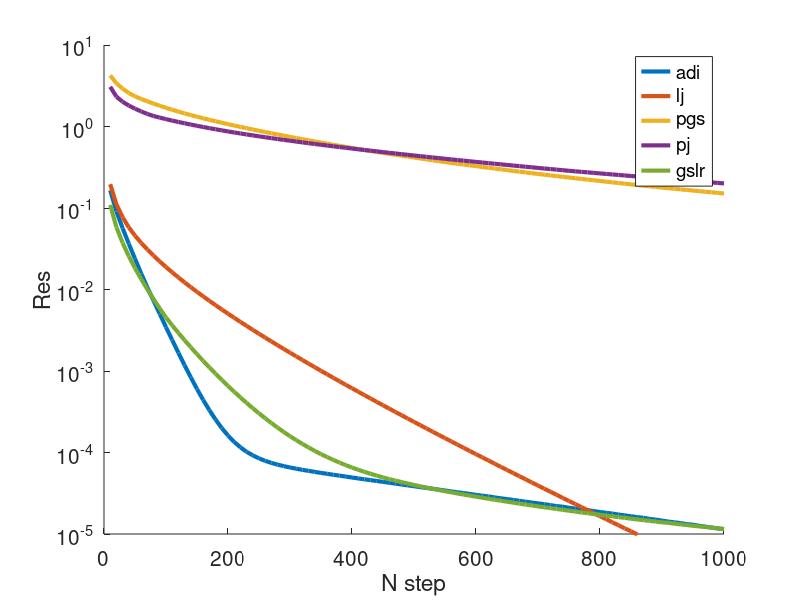
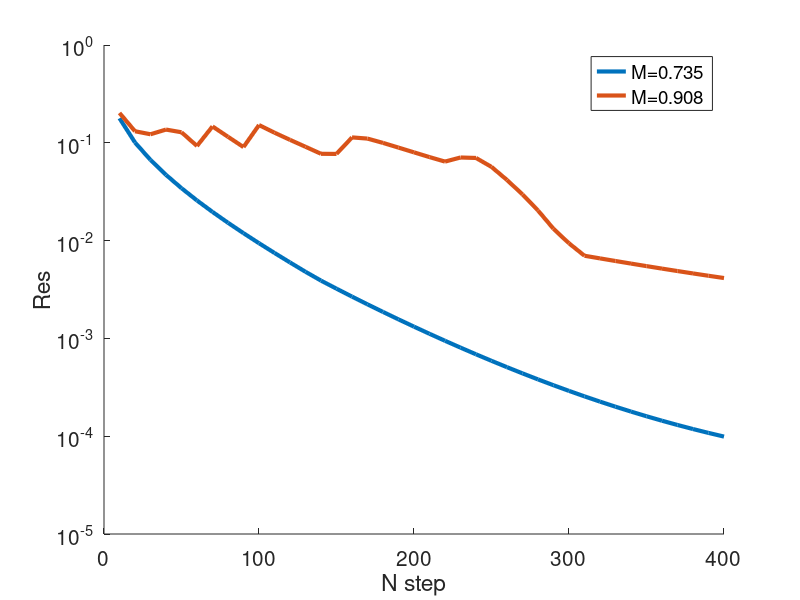
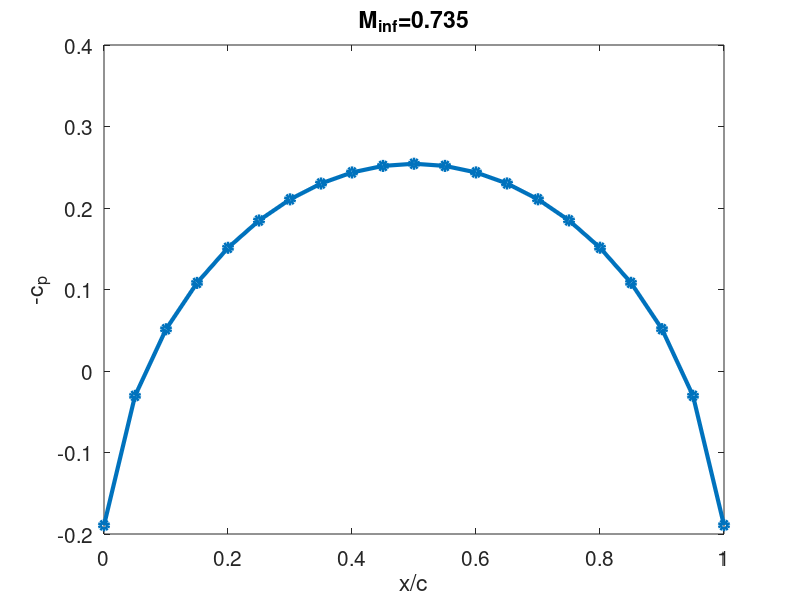
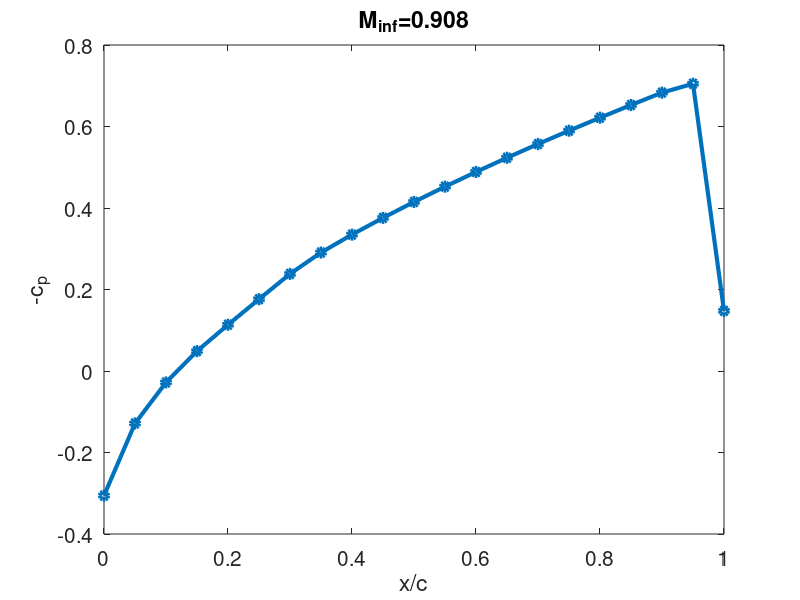

Write MATLAB code to recreate these figures, in order. (Note: this script raises an error after producing the figures.)
%% =====================
load("data.mat")


%% =======================subsonic

figure
hold on
for i=1:5
    plot(nstep,subRes(:,i),"lineWidth",3)
end
ylim([1e-5,1e1])
legend("adi","lj","pgs","pj","gslr")
set(gca,'yscale','log')
set(gca,'Fontsize',15)
xlabel("N step")
ylabel("Res")

%% =======================transonic

figure
hold on 
plot(nstep2,tranRes(:,1),"lineWidth",3)
plot(nstep2,tranRes(:,2),"lineWidth",3)
set(gca,'yscale','log')
legend("M=0.735","M=0.908")
set(gca,'Fontsize',15)
xlabel("N step")
ylabel("Res")
%% =======cp M=0.735
figure

plot(x,-cptrans1,"-o","lineWidth",3)
set(gca,'Fontsize',15)
xlabel("x/c")
ylabel("-c_p")
title("M_{inf}=0.735")
%% ======cp M = 0.908
figure
plot(x,-cptrans2,"-o","lineWidth",3)
set(gca,'Fontsize',15)
xlabel("x/c")
ylabel("-c_p")
title("M_{inf}=0.908")
%% ========M contour M = 0.908
for i=1:51
    for j=1:51
        fu(i,j)=F((i-1)*51+j,3);
        fm(i,j)=F((i-1)*51+j,5);
        fv(i,j)=F((i-1)*51+j,4);
    end
end
for i=1:51
    x(i) = F(i,1);
end
for j=1:51
    y(j) = F(1+51*(j-1),2);
end

starty = 0.1:0.2:2;
startx = -0.5*ones(size(starty));

figure
L = [1,1.1,1.2,1.3];
contour(x,y,fm,L,'lineWidth',3);
xlim([-0.5,1.5])
ylim([0,2])
set(gca,'Fontsize',15)
hold on
streamline(x,y,fu,fv,startx,starty)
xlabel("x/c")
ylabel("y/c")
%% ==========M contour M =0.735
for i=1:51
    for j=1:51
        fu1(i,j)=F2((i-1)*51+j,3);
        fm1(i,j)=F2((i-1)*51+j,5);
        fv1(i,j)=F2((i-1)*51+j,4);
    end
end
for i=1:51
    x1(i) = F2(i,1);
end
for j=1:51
    y1(j) = F2(1+51*(j-1),2);
end

starty = 0.1:0.2:2;
startx = -0.5*ones(size(starty));

figure
L = [0.75,0.8];
contour(x1,y1,fm1,L,'lineWidth',3);
xlim([-0.5,1.5])
ylim([0,2])
set(gca,'Fontsize',15)
hold on
streamline(x1,y1,fu1,fv1,startx,starty)
xlabel("x/c")
ylabel("y/c")